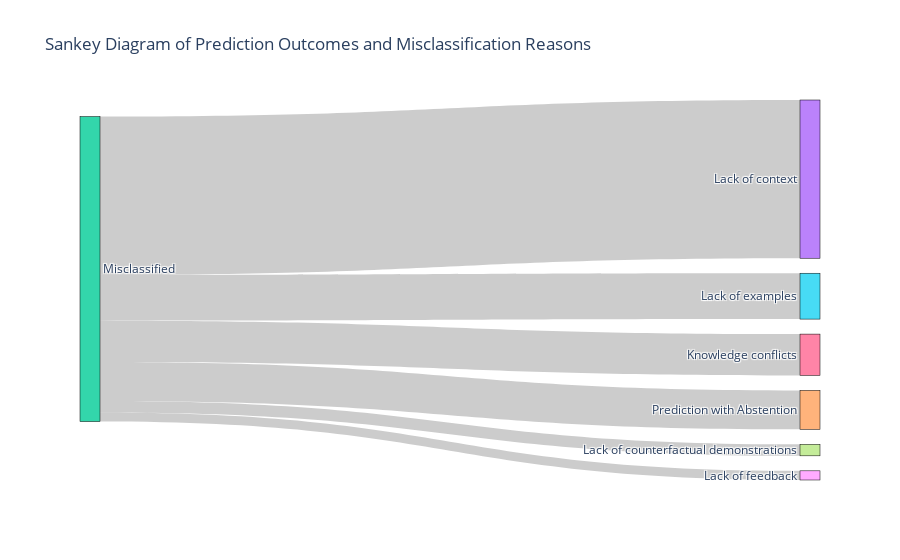

Source (notebook cell):
### Code cell
# import plotly.graph_objects as go
#
# # 1. Total number of y_pred_ML
# total_cases = simple_cases_df["total"]
# num_misclassified = simple_cases_df["missclassified"]
# num_correct = simple_cases_df["correct"]
#
# # 3. Misclassification reasons from your vignette_prompt_reasons_df (hardcoded for this example)
# reasons = {
#     "Lack of context": 69,
#     "Prediction with Abstention": 17,
#     "Lack of examples": 20,
#     "Knowledge conflicts": 18,
#     "Lack of counterfactual demonstrations": 5,
#     "Lack of feedback": 4
# }
#
# # Sankey components
# labels = [
#     "Total",              # 0
#     "Correct",            # 1
#     "Misclassified",      # 2
#     *reasons.keys()       # 3+
# ]
#
# # Links: from -> to -> value
# sources = [0, 0]  # Total -> Correct, Misclassified
# targets = [1, 2]
# values = [num_correct, num_misclassified]
#
# # Add each misclassification reason
# for i, (reason, count) in enumerate(reasons.items()):
#     sources.append(2)                # From Misclassified
#     targets.append(3 + i)            # To each reason node
#     values.append(count)
#
# # Create Sankey diagram
# fig = go.Figure(data=[go.Sankey(
#     node=dict(
#         pad=15,
#         thickness=20,
#         line=dict(color="black", width=0.5),
#         label=labels
#     ),
#     link=dict(
#         source=sources,
#         target=targets,
#         value=values
#     )
# )])
#
# fig.update_layout(title_text="Sankey Diagram of Prediction Outcomes and Misclassification Reasons", font_size=12)
# fig.show()

### Figure 1 — Plotly figure (JSON) as saved in the notebook; plotly's stock layout.template omitted (floating-point values rounded to 4 significant figures)
{"data": [{"link": {"source": [0, 0, 2, 2, 2, 2, 2, 2], "target": [1, 2, 3, 4, 5, 6, 7, 8], "value": [{"0": 160}, {"0": 86}, 69, 17, 20, 18, 5, 4]}, "node": {"label": ["Total", "Correct", "Misclassified", "Lack of context", "Prediction with Abstention", "Lack of examples", "Knowledge conflicts", "Lack of counterfactual demonstrations", "Lack of feedback"], "line": {"color": "black", "width": 0.5}, "pad": 15, "thickness": 20}, "type": "sankey"}], "layout": {"title": {"text": "Sankey Diagram of Prediction Outcomes and Misclassification Reasons"}, "font": {"size": 12}}}
